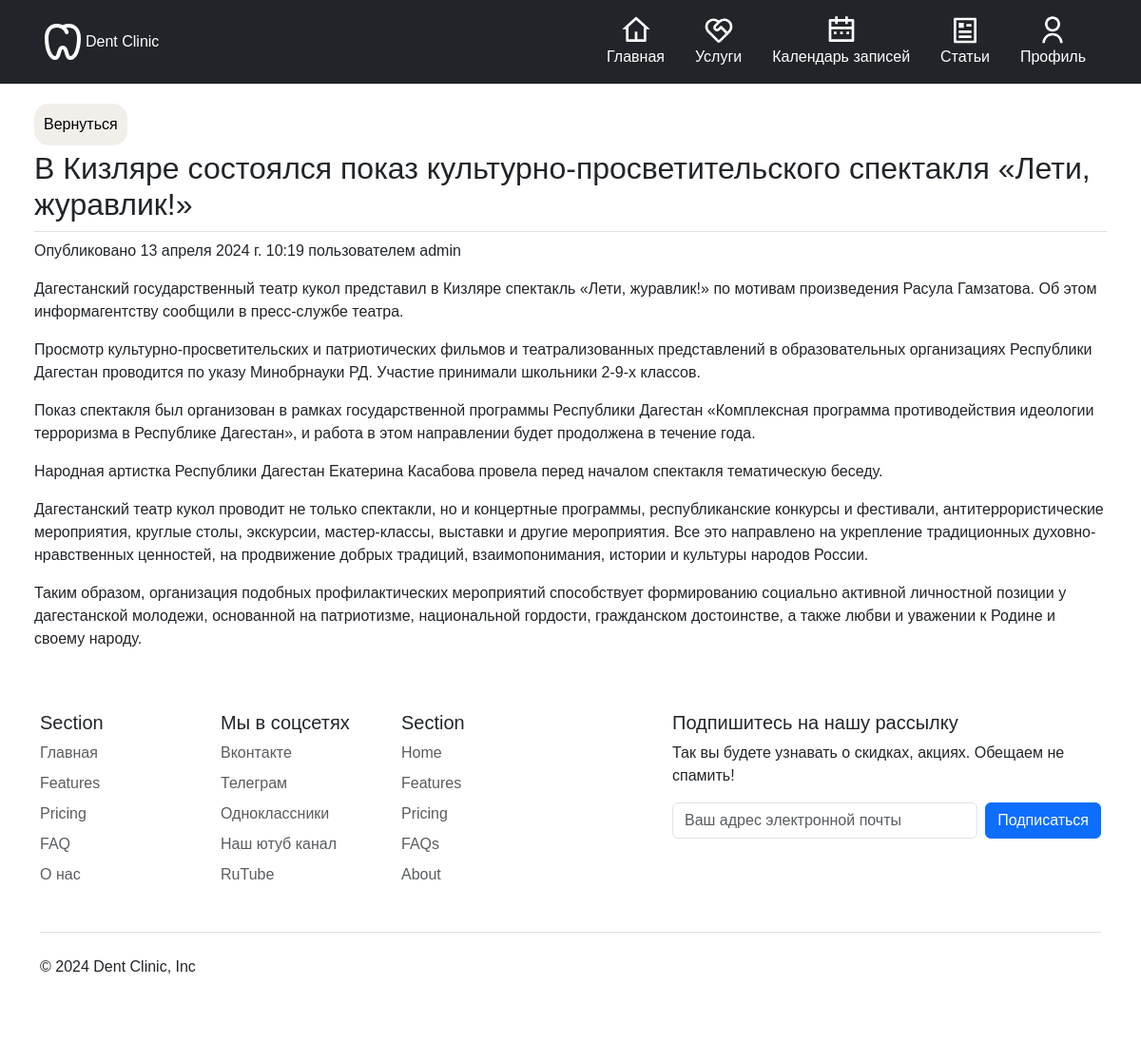
The page /clinic/2024/4/13/v-kizlyare-sostoyalsya-pokaz-kulturno-prosvetitelskogo-spektaklya-leti-zhuravlik on the database its author committed.
### clinic/models.py (models this page shows, shortened)
class BlogPost(models.Model):
    class Status(models.TextChoices):
        DRAFT = "DF", "Черновик"
        PUBLISHED = "PB", "Опубликован"
    title = models.CharField(max_length=300)
    slug = models.SlugField(max_length=300, unique_for_date="created")
    content = models.TextField()
    author = models.ForeignKey(User, on_delete=models.CASCADE, related_name="posts")
    status = models.CharField(max_length=2,
                              choices=Status.choices,
                              default=Status.PUBLISHED)
    created = models.DateTimeField(auto_now_add=True)
    publish = models.DateTimeField(default=timezone.now)
    objects = models.Manager()
    published = PublishedManager()
    class Meta:
        verbose_name = "Пост"
        verbose_name_plural = "Посты"
        ordering = ["-publish"]
        indexes = [models.Index(fields=["-publish"])]

class User(AbstractUser):
    class Gender(models.TextChoices):
        FEMALE = "F", "Женский"
        MALE = "M", "Мужской"
    patronymic = models.CharField(max_length=30, null=True, verbose_name="Отчество")
    gender = models.CharField(max_length=1,
                              choices=Gender.choices,
                              default=Gender.MALE, null=True,
                              verbose_name="Пол")
    date_of_birth = models.DateField(null=True, verbose_name="Дата рождения")
    registration_date = models.DateField(auto_now_add=True, null=True, verbose_name="Дата регистрации")
    phone_number = models.CharField(max_length=20, null=True, verbose_name="Номер телефона")
    address = models.CharField(max_length=250, null=True, verbose_name="Адрес")
    def __str__(self):
        return self.username

### clinic/views.py (the view)
def post_detail(request, year, month, day, post):
    post = get_object_or_404(BlogPost,
                             status=BlogPost.Status.PUBLISHED,
                             slug=post,
                             publish__year=year,
                             publish__month=month,
                             publish__day=day)
    return render(request, "post_detail.html",
                  {"post": post})

### clinic/templates/post_detail.html (shortened to what this page needs)
{% extends "base.html" %}
{% load static %}
{% block styles %}
<link rel="stylesheet" href="{% static 'css/post_detail.css' %}">
{% endblock %}
{% block content %}
<div class="content">
    <a href="{% url 'clinic:post_list' %}"><input class="return_btn" value="Вернуться" type="button"></a>
    <h2 class="pb-2 border-bottom" style="margin-top: 5px;">{{ post.title }}</h2>
    <p class="date">
        Опубликовано {{ post.publish }} пользователем {{ post.author }}
    </p>
    {{ post.content|linebreaks }}
</div>
{% endblock %}

### clinic/static/css/post_detail.css (style rules this page uses)
.return_btn { background-color: #f2efeb; border-radius: 15px; border: none; padding: 10px; }
.content { margin: 0; padding: 0px; padding-left: 3%; padding-right: 3%; padding-top: 20px; }

### rows shown on the page
BlogPost: title "В Кизляре состоялся показ культурно-просветительского спектакля «Лети, журавлик!»", publish "13 апреля 2024 г. 10:19", author "admin", content "Дагестанский государственный театр кукол представил в Кизляре спектакль «Лети, журавлик!» по мотивам произведения Расула Гамзатова. Об этом информагентству сообщили в пресс-службе театра. Просмотр культурно-просветительских и патриотических фильмов и театрализованных представлений в образовательных организациях Республики Дагестан проводится по указу Минобрнауки РД. Участие принимали школьники 2-9-х классов. Показ спектакля был организован в рамках государственной программы Республики Дагестан «Комплексная программа противодействия идеологии терроризма в Республике Дагестан», и работа в этом направлении будет продолжена в течение года. Народная артистка Республики Дагестан Екатерина…"
